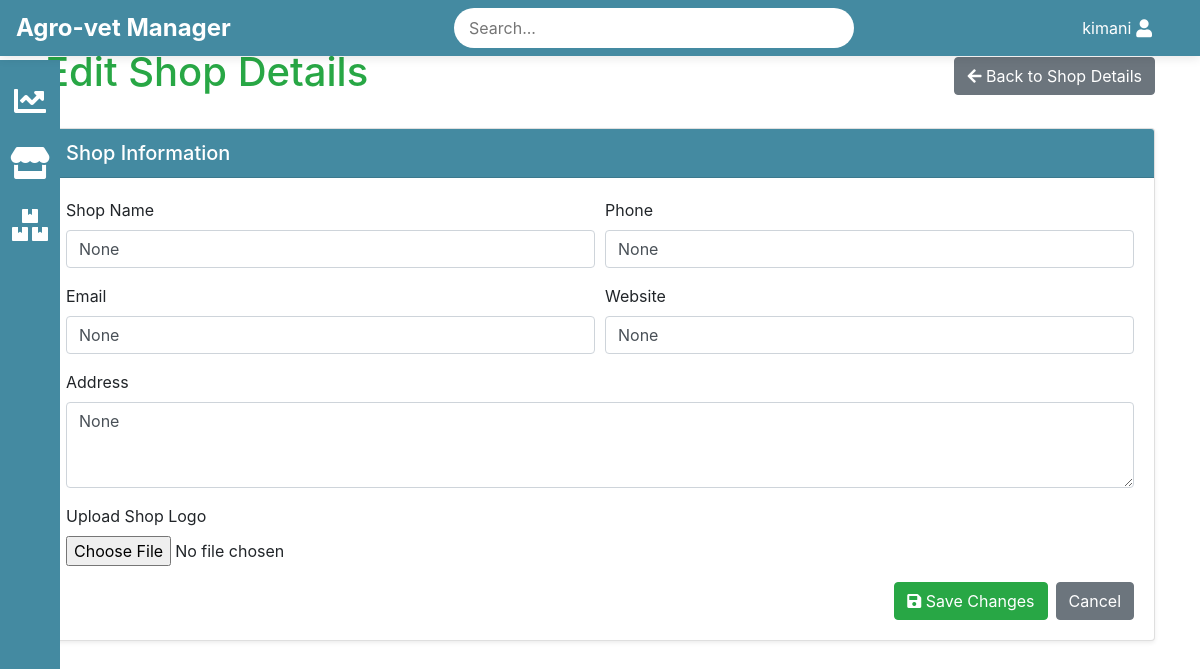
/shop_details/shop/edit/ (signed in), run on an earlier commit of the app's database.
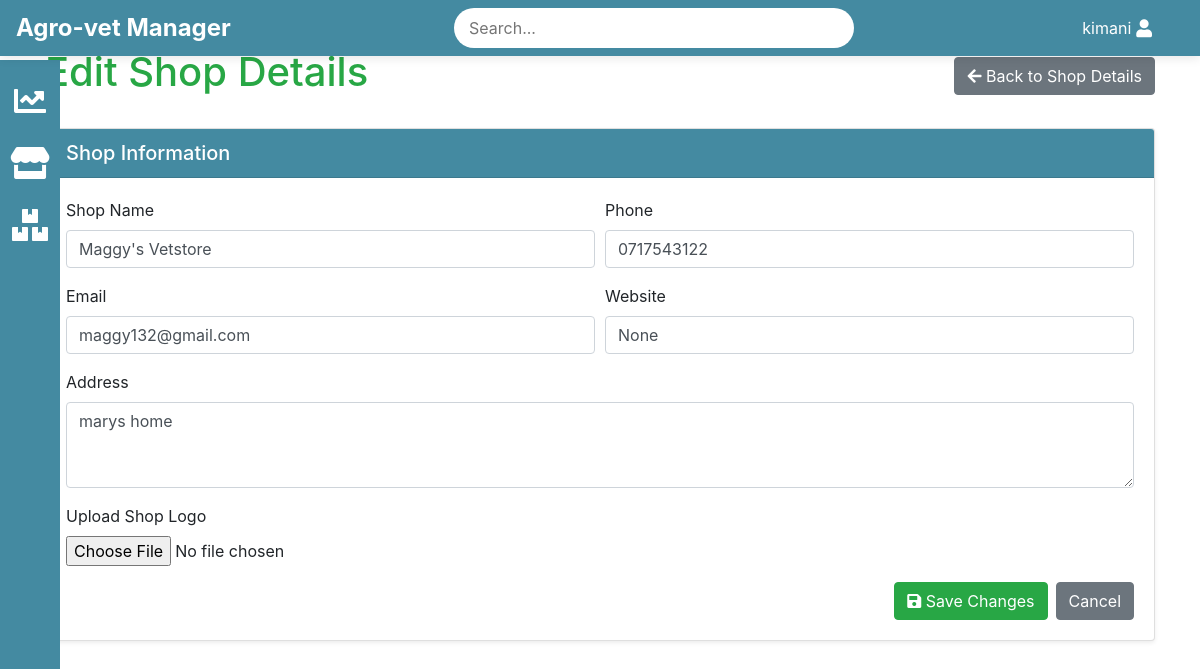
And on a later commit of the database.
### shop_details/models.py (models this page shows, shortened)
class Shop(models.Model):
    name = models.CharField(max_length=255)
    address = models.TextField()
    phone = models.CharField(max_length=15)
    email = models.EmailField()
    website = models.URLField(blank=True, null=True)
    logo = models.ImageField(upload_to='shop_logos/', blank=True, null=True)

### shop_details/views.py (the view)
# urls.py: path('shop/edit/', views.edit_shop_details, name='edit_shop_details'),
@login_required(login_url='/authlogin/login/')
def edit_shop_details(request):
    shop = Shop.objects.first()
    if request.method == 'POST':
        form = ShopForm(request.POST, request.FILES, instance=shop)
        if form.is_valid():
            form.save()
            return redirect('shop_details')
        else:
           return render(request, 'shop_details/edit_shop_details.html', {'form': form})
    else:
        form = ShopForm(instance=shop)
    return render(request, 'shop_details/edit_shop_details.html', {'form': form})

### shop_details/forms.py
class ShopForm(forms.ModelForm):
    class Meta:
        model = Shop
        fields = ['name', 'address', 'phone', 'email', 'website', 'logo']

### shop_details/templates/shop_details/edit_shop_details.html (shortened to what this page needs)
{% extends 'base.html' %}
{% block content %}
<div class="container mt-5">
    <div class="d-flex justify-content-between align-items-center mb-4">
        <h1 class="text-success">Edit Shop Details</h1>
        <a href="{% url 'shop_details' %}" class="btn btn-secondary">
            <i class="fas fa-arrow-left"></i> Back to Shop Details
        </a>
    </div>
    <div class="card shadow-sm">
        <div class="card-header text-white" style="background-color: #448aa1;">
            <h5 class="mb-0">Shop Information</h5>
        </div>
        <div class="card-body">
            <form method="POST" enctype="multipart/form-data">
                <div class="form-row">
                    <div class="form-group col-md-6">
                        <label for="name">Shop Name</label>
                        <input type="text" name="name" id="name" class="form-control" placeholder="Enter shop name" value="{{ form.name.value }}" required>
                    </div>
                    <div class="form-group col-md-6">
                        <label for="phone">Phone</label>
                        <input type="text" name="phone" id="phone" class="form-control" placeholder="Enter phone number" value="{{ form.phone.value }}" required>
                    </div>
                </div>
                <div class="form-row">
                    <div class="form-group col-md-6">
                        <label for="email">Email</label>
                        <input type="email" name="email" id="email" class="form-control" placeholder="Enter email address" value="{{ form.email.value }}" required>
                    </div>
                    <div class="form-group col-md-6">
                        <label for="website">Website</label>
                        <input type="text" name="website" id="website" class="form-control" placeholder="Enter website" value="{{ form.website.value }}">
                    </div>
                </div>
                <div class="form-group">
                    <label for="address">Address</label>
                    <textarea name="address" id="address" class="form-control" rows="3" placeholder="Enter shop address" required>{{ form.address.value }}</textarea>
                </div>
                <div class="form-group">
                    <label for="logo">Upload Shop Logo</label>
                    <input type="file" name="logo" id="logo" class="form-control-file">
                </div>
                <div class="d-flex justify-content-end">
                    <button type="submit" class="btn btn-success mr-2">
                        <i class="fas fa-save"></i> Save Changes
                    </button>
                    <a href="{% url 'shop_details' %}" class="btn btn-secondary">
                        Cancel
                    </a>
                </div>
            </form>
        </div>
    </div>
</div>
{% endblock %}

What changed in the data, as far as the page shows it:
added Shop: name "Maggy's Vetstore", phone "0717543122", email "maggy132@gmail.com", address "marys home"
Also different on the page:
form field name: "None" → (not shown)
form field phone: "None" → (not shown)
form field email: "None" → (not shown)
form field address: "None" → (not shown)
